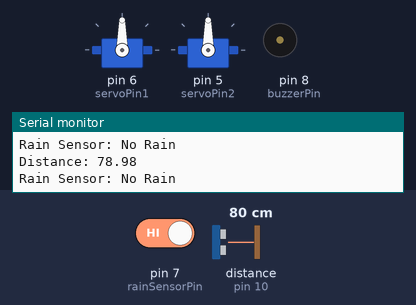
Simulated run of this sketch. Board: Arduino Uno, built with avr-gcc and run on an emulated ATmega328P. On the bench: 2 × servo, buzzer (waves = sounding), the last lines printed to the serial monitor. Wiring (inferred from the names in the program): ultrasonic range finder: trigger pin 9; echo pin 10. The inputs (shaded band) are chosen by the test bench; at power-on: pin 7 (rainSensorPin) HIGH, distance to the obstacle (sensor on pin 10) 80 cm. The echo pulse lasts 58.3 µs per cm.

Above: at 1.2 s.
1.3 s: pin 7 (rainSensorPin) driven LOW
At 6.2 s:
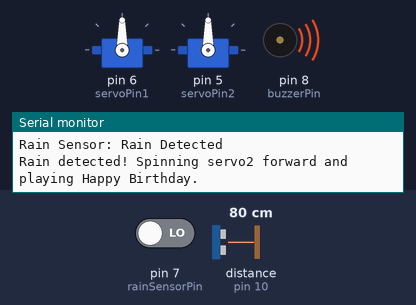
Timing chart, 0 to 10.3 s (numbered marks = the images above; inputs shaded):
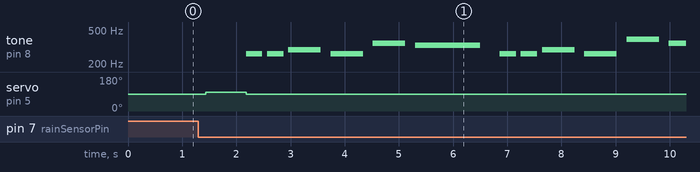

Measured:
- after the input at 1.3 s, tone on pin 8 (buzzerPin): plays 262 Hz for 0.30 s, 262 Hz for 0.30 s, 294 Hz for 0.60 s, 262 Hz for 0.60 s, 349 Hz for 0.60 s, 330 Hz for 1.2 s … (12 notes in this stretch), starting after 0.88 s; servo on pin 5 (servoPin2): 90° → 100° after 0.13 s, → 90° 0.75 s later

The sketch:

arduino_CODE.ino
```cpp
#include <Servo.h>

Servo myservo;   // Servo for ultrasonic
Servo servo2;   // Servo for rain sensor

const int trigPin = 9;
const int echoPin = 10;
const int servoPin1 = 6;   // First servo (ultrasonic)
const int servoPin2 = 5;   // Second servo (rain)
const int rainSensorPin = 7;
const int buzzerPin = 8;   // Buzzer pin

long duration;
float distance;

bool movedUltrasonic = false;
bool movedRain = false;

void setup() {
  Serial.begin(9600);

  pinMode(trigPin, OUTPUT);
  pinMode(echoPin, INPUT);
  pinMode(rainSensorPin, INPUT);
  pinMode(buzzerPin, OUTPUT);

  myservo.attach(servoPin1);
  servo2.attach(servoPin2);

  myservo.write(90); // stop
  servo2.write(90);  // stop
}

void loop() {
  // ----- ULTRASONIC SENSOR SECTION -----
  digitalWrite(trigPin, LOW);
  delayMicroseconds(2);
  digitalWrite(trigPin, HIGH);
  delayMicroseconds(10);
  digitalWrite(trigPin, LOW);

  duration = pulseIn(echoPin, HIGH, 30000);
  distance = duration * 0.034 / 2;

  Serial.print("Distance: ");
  Serial.println(distance);

  if (distance > 0 && distance <= 10 && !movedUltrasonic) {
    Serial.println("Object detected! Spinning servo1 forward.");

    myservo.write(80); // forward
    delay(500);
    myservo.write(90); // stop

    movedUltrasonic = true;
  }

  if (distance > 7 && movedUltrasonic) {
    Serial.println("Object gone. Waiting before reversing servo1.");

    delay(3000);
    myservo.write(100); // backward
    delay(605);
    myservo.write(90); // stop

    movedUltrasonic = false;
  }

  // ----- RAIN SENSOR SECTION -----
  int rainDetected = digitalRead(rainSensorPin);

  Serial.print("Rain Sensor: ");
  Serial.println(rainDetected == LOW ? "Rain Detected" : "No Rain");

  // If rain detected and servo2 hasn't moved yet
  if (rainDetected == LOW && !movedRain) {
    Serial.println("Rain detected! Spinning servo2 forward and playing Happy Birthday.");

    servo2.write(100); // counter-clockwise (forward)
    delay(750);
    servo2.write(90); // stop

    playHappyBirthday(); // play the song once

    movedRain = true; // mark moved
  }

  // If rain stopped and servo2 is moved, wait 3 seconds to confirm then move back
  if (rainDetected == HIGH && movedRain) {
    unsigned long dryStart = millis();
    bool stillDry = true;

    while (millis() - dryStart < 3000) {
      if (digitalRead(rainSensorPin) == LOW) {
        stillDry = false; // rain returned during waiting period
        break;
      }
      delay(50); // small delay to avoid busy looping
    }

    if (stillDry) {
      Serial.println("Rain stopped. Moving servo2 backward.");
      servo2.write(80); // clockwise (backward)
      delay(605);
      servo2.write(90); // stop

      movedRain = false; // reset flag
    }
  }

  delay(100);
}

// ----- Happy Birthday Song -----
void playHappyBirthday() {
  int melody[] = {
    262, 262, 294, 262, 349, 330, // Happy birthday to you
    262, 262, 294, 262, 392, 349, // Happy birthday to you
    262, 262, 523, 440, 349, 330, 294, // Happy birthday dear [Name]
    466, 466, 440, 349, 392, 349 // Happy birthday to you
  };

  int noteDurations[] = {
    300, 300, 600, 600, 600, 1200,
    300, 300, 600, 600, 600, 1200,
    300, 300, 600, 600, 600, 600, 1200,
    300, 300, 600, 600, 600, 1200
  };

  for (int i = 0; i < 26; i++) {
    tone(buzzerPin, melody[i], noteDurations[i]);
    delay(noteDurations[i] * 1.3);
    noTone(buzzerPin);
  }
}
```
